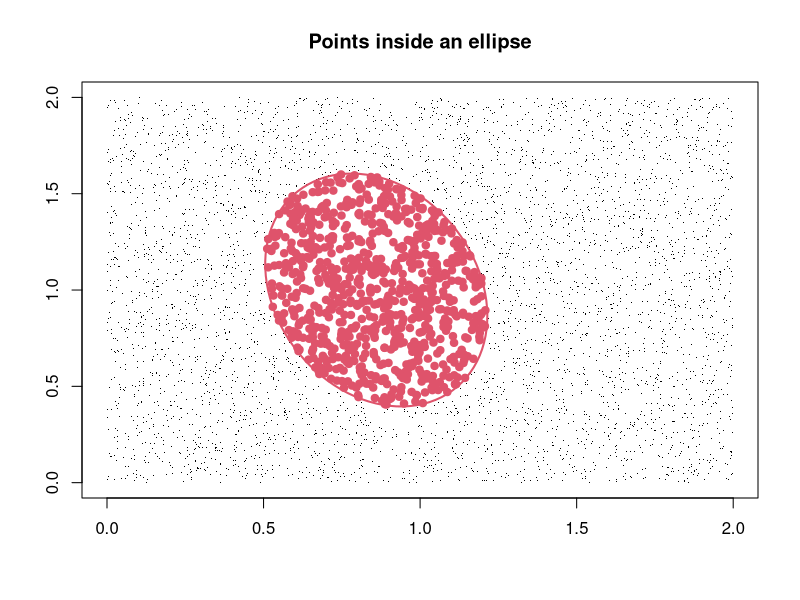
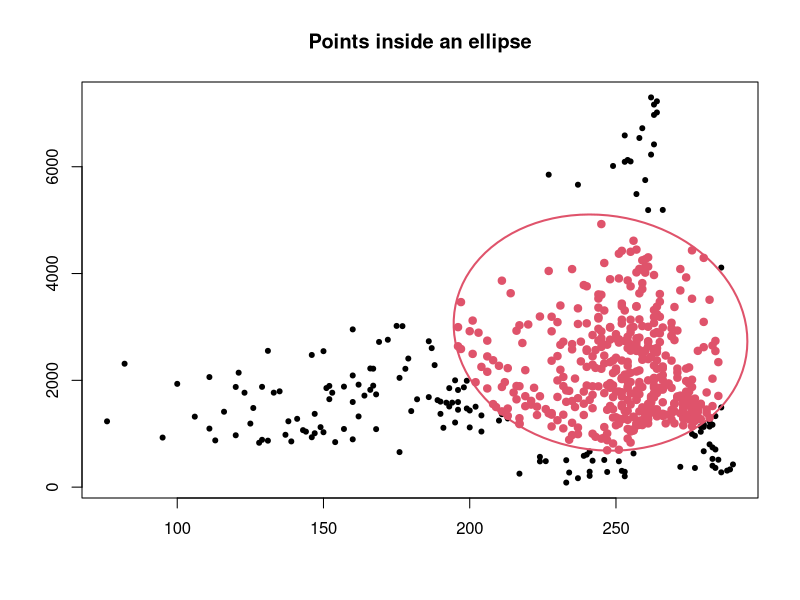
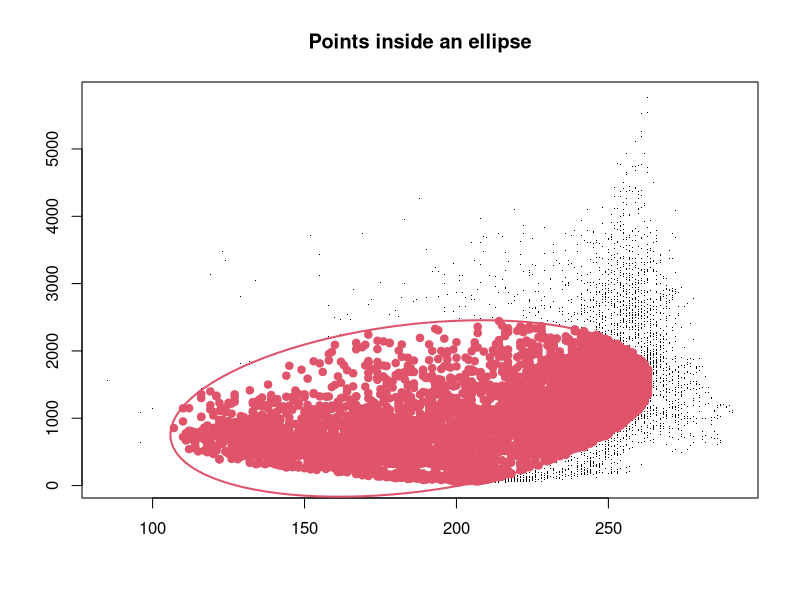

These figures' R source, in order:
# May, 2017
# Laura Jimenez

# Function that determines which points from a given matrix are inside
# an ellipse -------

## Description: --------------
# The function `in.el` creates a matrix that determines how many points are 
# within a confidence region bordered by an ellipse. The ellipse is calculated 
# based on a species' environmental data and a confidence level. The points 
# inside the ellipse are potential data points of the niche in which a species 
# may thrive.

## Parameters ----------
## cloud == matrix that contains the coordinates of the points to evaluate
## centroid == vector with the coordinates of the centroid of the ellipse
## sigma == covariance matrix that defines de ellipse
## alpha == confidence level


in.el <- function(cloud,centroid,sigma,alpha){
  # step 1: calculate de Mahalanobis distance
  maha <- mahalanobis(x=cloud,center=centroid,cov=sigma)
  # step 2: a point is inside the confidence region (1-alpha=confidence%) if
  # the distance divided by the quantile of a Chi-square variable with k d.f. is less than 1
  chi.q <- qchisq(alpha,ncol(cloud))
  check <- (maha/chi.q) <= 1
  cloud <- cbind(rep(1,nrow(cloud))*check,cloud)
    return(as.matrix(cloud))
}

# Example ------------------

mu <- c(0.86,1)
sigma <- matrix(c(0.021,-0.008,-0.008,0.061),ncol=2,byrow=T)
# Define the matrix of points
cloud <- cbind(runif(5000,0,2),runif(5000,0,2))
# Use the function to determine which points from the matrix are inside the ellipse
check <- in.el(cloud,mu,sigma,0.95)

# Plot the points, ellipse and use different colors for the points inside/
# outside the ellipse
x11()
plot(check[,2],check[,3],pch=".",xlab="",ylab="",main="Points inside an ellipse")     
el <- ellipse::ellipse(x=sigma,centre = mu,level=0.95)
lines(el,col=2,lwd=2)
points(subset(check,check[,1]==1)[,2:3],pch=19,col=2)


# Example 2 ----------------
occ <- read.csv ("./Threnetes_ruckeri_occ_GE.csv",header=T)[,-(1:2)]

# mu calculates the means of the columns that contain the occurrences
mu <- colMeans(occ)
# Sigma calculates the covariance of the occurrences
Sigma <- cov(occ)
# Define the matrix of points
cloud <- read.csv("./Threnetes_ruckeri_M_GE.csv",header=T)[,-(1:2)]

check <- in.el(cloud,mu,Sigma,0.95)

# plot
x11()
plot(check[,2],check[,3],pch=20,xlab="",ylab="",main="Points inside an ellipse")     
el <- ellipse::ellipse(x=Sigma,centre = mu,level=0.95)
lines(el,col=2,lwd=2)
points(subset(check,check[,1]==1)[,2:3],pch=19,col=2)


# example 3 ----------------

occ <- read.csv ("./Catasticta_nimbice_occ_GE.csv",header=T)[,-(1:2)]

# mu calculates the means of the columns that contain the occurrences
mu <- colMeans(occ)
# Sigma calculates the covariance of the occurrences
Sigma <- cov(occ)
# Define the matrix of points
cloud <- read.csv("./Catasticta_nimbice_M_GE.csv",header=T)[,-(1:2)]

check <- in.el(cloud,mu,Sigma,0.95)

# plot
x11()
plot(check[,2],check[,3],pch=".",xlab="",ylab="",main="Points inside an ellipse")     
el <- ellipse::ellipse(x=Sigma,centre = mu,level=0.95)
lines(el,col=2,lwd=2)
points(subset(check,check[,1]==1)[,2:3],pch=19,col=2)
